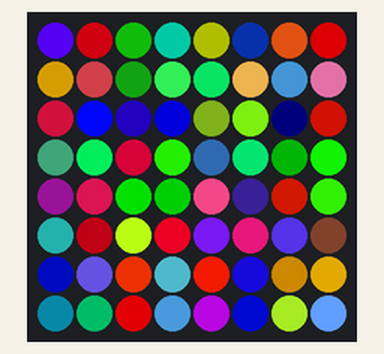
This sketch was run on a simulated Arduino Uno, built with avr-gcc and run on an emulated ATmega328P. On the bench: 8×8 RGB LED matrix (first LED top left, wired row by row). Random numbers use the default seed unless the sketch sets one.

Above: at 0.15 s.
At 5.09 s:
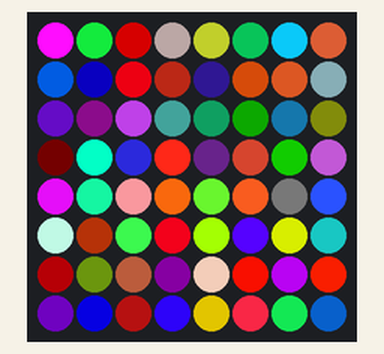
At 10.15 s:
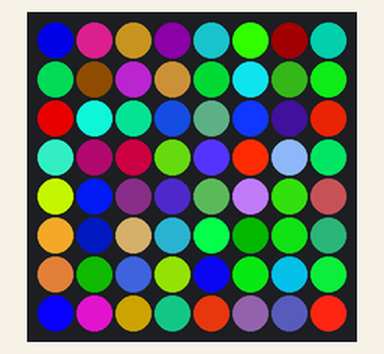
At 20.03 s:
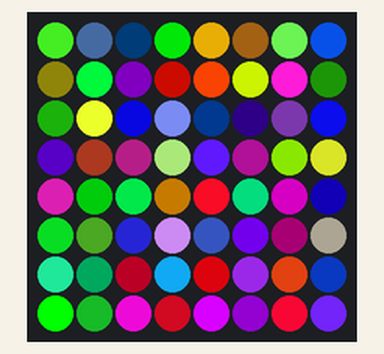
At 30.03 s:
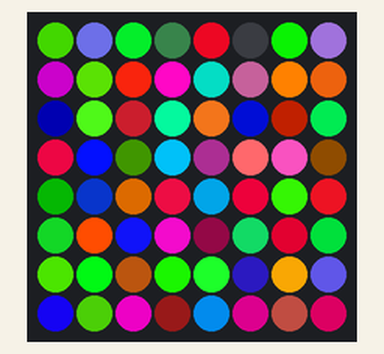
At 39.93 s:
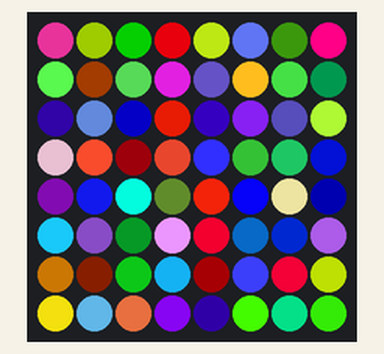

The sketch:

matrixForLoop.ino
```cpp
#include <Adafruit_GFX.h>
#include <Adafruit_NeoMatrix.h>
#include <Adafruit_NeoPixel.h>


#define PIN 6
//int x  = 0;
int bri = 0;

Adafruit_NeoMatrix matrix = Adafruit_NeoMatrix(8, 8, PIN, NEO_MATRIX_TOP + NEO_MATRIX_RIGHT + NEO_MATRIX_COLUMNS + NEO_MATRIX_PROGRESSIVE, NEO_GRB + NEO_KHZ800);

void setup() {
  matrix.begin();
  matrix.setBrightness(255);
  matrix.setRotation(2);
}


void loop() {
  matrix.clear();
   for (int x = 0; x < 8; x ++){
    for (int y = 0; y < 8; y ++){
        matrix.drawPixel(x, y, matrix.Color(random(0, 255),random(0, 255),random(0, 255)));
    }
  }
  matrix.show();
  delay(20);
}
```
